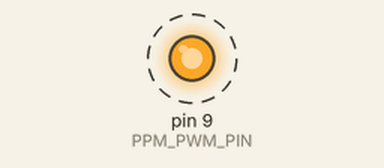
Simulated run of this sketch. Board: Arduino Nano, built with avr-gcc and run on an emulated ATmega328P. Shown: output pins drawn as LEDs (lit = HIGH). Dashed ring = blinking. Sleep ends after the set time or at an interrupt.

Above: at 0.15 s.
Timing chart, 0 to 3.0 s (numbered marks = the images above):
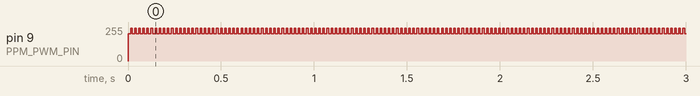

The sketch:

PPMGenerate_PWM.ino
```cpp
// (licence header left out)
/*
 * This Sketch is for an Arduino Nano
 *
 *      0  300     1100  1500  1900                22000
 *  ____     _______                 _____ ... ______
 *      |   |       |     |     |   |                |
 *      |___|       |     |     |___|                |
 *
 *      |   |
 *    PPM_SPACE
 *
 *      |---- PPM_MID ----|
 *
 *
 *  9 ch * 1.5 mSec = 13.5 mSec  SYNC = 22.0 - 13.5 = 8.5 mSec
 *
 */

#include <util/atomic.h>
#include <avr/sleep.h>

#define PPM_CHANNELS        9

/* PWM output
 *  Pin 9 on Arduino Nano (OC1A of timer 1)
 *  Pin 5 on Arduino Micro Pro (OC3A of timer3)
 */
#define PPM_PWM_PIN         9

typedef uint8_t  channel_t;
typedef uint16_t timingUsec_t;

#define PPM_FRAME_usec      ((timingUsec_t)22000)
#define PPM_SPACE_usec      ((timingUsec_t)  300)
#define PPM_MID_usec        ((timingUsec_t) 1500)

/* 100 % */
#define PPM_RANGE100_usec   ((timingUsec_t)  400)
/* 150 % */
#define PPM_RANGEMAX_usec   ((timingUsec_t)  600)

#define PPM_MIN_usec        (PPM_MID_usec - PPM_RANGEMAX_usec)
#define PPM_MAX_usec        (PPM_MID_usec + PPM_RANGEMAX_usec)

/* Initial high for sync */
#define PPM_INIT_usec       ((timingUsec_t) 8200)

typedef struct ppmSet_t {

  timingUsec_t channel[ PPM_CHANNELS ];

} ppmSet_t;

ppmSet_t ppmSet;

static channel_t outputChannel;
static timingUsec_t inFrameTime;

/* Timer 1 overflow interrupt */
ISR(TIMER1_OVF_vect) {

  timingUsec_t nextTimerValue;

  if( outputChannel >= PPM_CHANNELS) {

    nextTimerValue = (PPM_FRAME_usec << 1) - inFrameTime;
    inFrameTime = 0;
    outputChannel = 0;

  } else {

    nextTimerValue = ppmSet.channel[outputChannel] << 1;
    inFrameTime += nextTimerValue;
    outputChannel++;
  }

  /* We nedd to count 1498..1499..0..1
   * not 1498..1499..1500..0..1
   */
  nextTimerValue--;
  ICR1 = nextTimerValue;
}

void setup() {

  initPPM();
}

void loop() {

  set_sleep_mode( SLEEP_MODE_IDLE);
  cli();
  sleep_enable();
  sei();
  sleep_cpu();
  sleep_disable();
}

void initPPM() {

  ATOMIC_BLOCK( ATOMIC_RESTORESTATE) {

    for ( channel_t i = 0; i < PPM_CHANNELS; i++) {
      ppmSet.channel[i] = PPM_MID_usec;
    }

    outputChannel = 0;
    inFrameTime = 0;

    pinMode( PPM_PWM_PIN, OUTPUT);

    /* Enable timer in power reduction register */
    PRR &= ~bit(PRTIM1);

    /* Set initial timer counter value */
    TCNT1 = 0;

    /* COM1A1, COM1A0     : Set OC1A on compare match, clear at TOP
     * WGM13, WGM12, WGM11: TOP is ICR1
     * CS11               : Prescaler /8 = 2Mhz = 0.5 usec
     */
    TCCR1A = bit(COM1A1) | bit(COM1A0) | bit(WGM11);
    TCCR1B = bit(WGM13) | bit(WGM12) | bit(CS11);
    TCCR1C = (byte)0;

    /* Set TOP */
    ICR1 = ((PPM_SPACE_usec + PPM_INIT_usec) << 1) -1;

    /* Set compare to end of pulse time.
     * Subtract 1 because we count 298..299..0..1
     */
    OCR1A = (PPM_SPACE_usec << 1) -1;

    /* TOIE1: Timer overflow interrupt */
    TIMSK1 = bit(TOIE1);
  }
}

/*
 * Set PPM timing for a channel.
 *
 * ch - channel        [0, PPM_CHANNELS-1]
 * t  - timing in usec [PPM_MIN_usec, PPM_MAX_usec]
 */
void  setPPM( channel_t ch, timingUsec_t t)
{
    if( ch < PPM_CHANNELS) {

        if( t < PPM_MIN_usec) t = PPM_MIN_usec;
        if( t > PPM_MAX_usec) t = PPM_MAX_usec;

        ATOMIC_BLOCK( ATOMIC_RESTORESTATE) {
            ppmSet.channel[ch] = t;
        }
    }
}
```

Measured:
- by itself, pin 9 (PPM_PWM_PIN): alternates 246/255 for 0.01 s and 204/255 for 0.01 s
